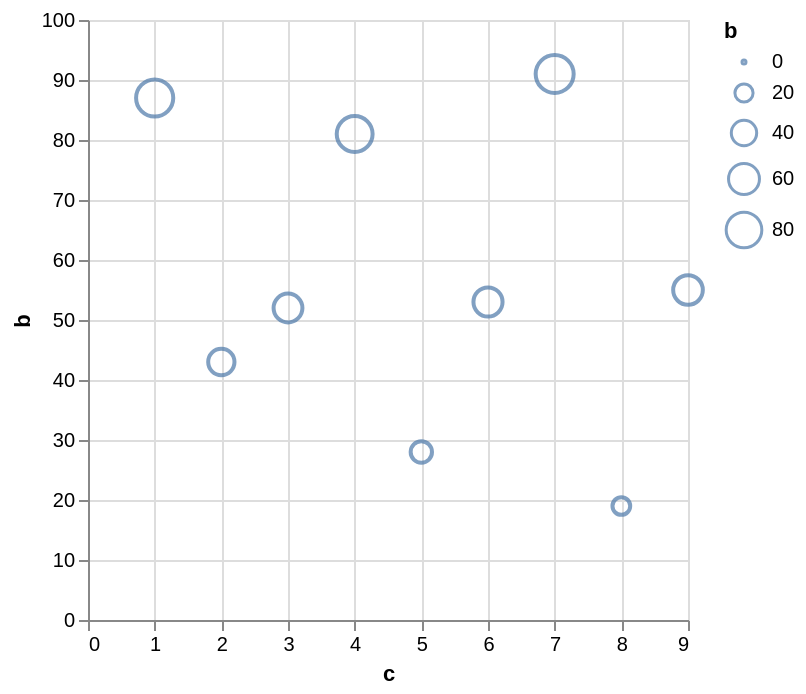

Express this chart as Vega-Lite.
### Vega specification from a JSON file in a GitHub repository (floating-point values rounded to 4 significant figures)
{"$schema": "https://vega.github.io/schema/vega/v6.json", "background": "white", "padding": 5, "width": 300, "height": 300, "style": "cell", "data": [{"name": "source_0", "values": [{"a": "A", "b": 28, "c": 5, "g": "x"}, {"a": "B", "b": 55, "c": 9, "g": "y"}, {"a": "C", "b": 43, "c": 2, "g": "x"}, {"a": "D", "b": 91, "c": 7, "g": "y"}, {"a": "E", "b": 81, "c": 4, "g": "x"}, {"a": "F", "b": 53, "c": 6, "g": "y"}, {"a": "G", "b": 19, "c": 8, "g": "x"}, {"a": "H", "b": 87, "c": 1, "g": "y"}, {"a": "I", "b": 52, "c": 3, "g": "x"}]}, {"name": "data_0", "source": "source_0", "transform": [{"type": "filter", "expr": "isValid(datum[\"c\"]) && isFinite(+datum[\"c\"]) && isValid(datum[\"b\"]) && isFinite(+datum[\"b\"])"}]}], "marks": [{"name": "marks", "type": "symbol", "style": ["point"], "from": {"data": "data_0"}, "encode": {"update": {"opacity": {"value": 0.7}, "fill": {"value": "transparent"}, "stroke": {"value": "#4c78a8"}, "ariaRoleDescription": {"value": "point"}, "description": {"signal": "\"c: \" + (format(datum[\"c\"], \"\")) + \"; b: \" + (format(datum[\"b\"], \"\"))"}, "x": {"scale": "x", "field": "c"}, "y": {"scale": "y", "field": "b"}, "size": {"scale": "size", "field": "b"}}}}], "scales": [{"name": "x", "type": "linear", "domain": {"data": "data_0", "field": "c"}, "range": [0, {"signal": "width"}], "nice": true, "zero": true}, {"name": "y", "type": "linear", "domain": {"data": "data_0", "field": "b"}, "range": [{"signal": "height"}, 0], "nice": true, "zero": true}, {"name": "size", "type": "linear", "domain": {"data": "data_0", "field": "b"}, "range": [4, 361], "zero": true}], "axes": [{"scale": "x", "orient": "bottom", "gridScale": "y", "grid": true, "tickCount": {"signal": "ceil(width/40)"}, "domain": false, "labels": false, "aria": false, "maxExtent": 0, "minExtent": 0, "ticks": false, "zindex": 0}, {"scale": "y", "orient": "left", "gridScale": "x", "grid": true, "tickCount": {"signal": "ceil(height/40)"}, "domain": false, "labels": false, "aria": false, "maxExtent": 0, "minExtent": 0, "ticks": false, "zindex": 0}, {"scale": "x", "orient": "bottom", "grid": false, "title": "c", "labelFlush": true, "labelOverlap": true, "tickCount": {"signal": "ceil(width/40)"}, "zindex": 0}, {"scale": "y", "orient": "left", "grid": false, "title": "b", "labelOverlap": true, "tickCount": {"signal": "ceil(height/40)"}, "zindex": 0}], "legends": [{"size": "size", "symbolType": "circle", "title": "b", "encode": {"symbols": {"update": {"fill": {"value": "transparent"}, "stroke": {"value": "#4c78a8"}, "opacity": {"value": 0.7}}}}}]}
